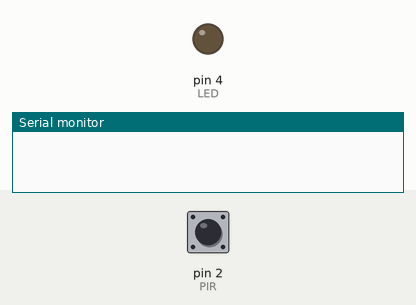
Bench run of a sketch on a simulated Arduino Uno, built with avr-gcc and run on an emulated ATmega328P. On the bench: output pins drawn as LEDs (lit = HIGH), the last lines printed to the serial monitor. Inputs (shaded band) come from the test bench; at power-on: pin 2 (PIR) LOW.

Above: at 1.2 s.
1.3 s: pin 2 (PIR) driven HIGH
At 1.9 s:
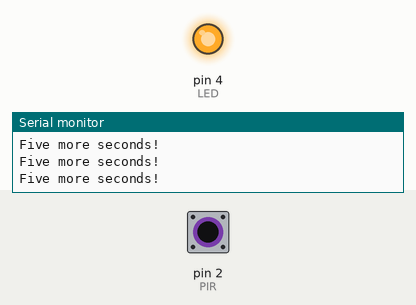
2.8 s: pin 2 (PIR) pulsed LOW 2 times (0.12 s each, 0.3 s apart)
6.4 s: pin 2 (PIR) pulsed LOW 5 times (0.12 s each, 0.3 s apart)
Timing chart, 0 to 9.4 s (numbered marks = the images above; inputs shaded):
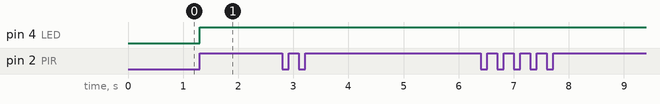

Measured:
- after the input at 1.3 s, pin 4 (LED): LOW → HIGH at once

The sketch:

08_PIR_Sensor.ino
```cpp
const int PIR = 2;
const int LED = 4;
int count = 0;

void setup() {
  // put your setup code here, to run once:
  Serial.begin(9600);
  pinMode(PIR, INPUT);
  pinMode(LED, OUTPUT);
}

void loop() {
  // put your main code here, to run repeatedly:
  int tmp = digitalRead(PIR);

  // Serial.println(tmp);

  if (count == 500 && tmp != 1)
  {
    count = 0;
    digitalWrite(LED, tmp);
    Serial.println("No one is here!");
  }
  else if (count != 500 && tmp == 1)
  {
    count = 0;
    digitalWrite(LED, tmp);
    Serial.println("Five more seconds!");
  }
  else
  {
    count++;
  }
  // Serial.println(count);
  delay(10);
}
```
